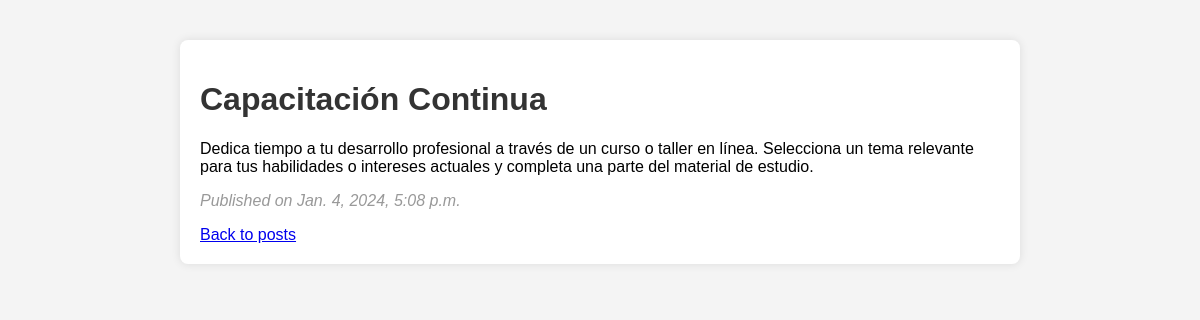
The app's page /posts/4/ with its own data.
### toDo/models.py (models this page shows, shortened)
class Post(models.Model):
    title = models.CharField(max_length=200)
    content = models.TextField()
    pub_date = models.DateTimeField(default=timezone.now)

### toDo/views.py (the view)
# urls.py: path('posts/<int:pk>/', post_detail, name='post-detail-template'),
def post_detail(request, pk):
    post = get_object_or_404(Post, pk=pk)
    return render(request, 'post_detail.html', {'post': post})

### toDo/templates/post_detail.html (shortened to what this page needs)
{% extends 'base.html' %}
{% block content %}
    <h1>{{ post.title }}</h1>
    <p>{{ post.content }}</p>
    <p class="date">Published on {{ post.pub_date }}</p>
    <a href="{% url 'post-list' %}">Back to posts</a>
{% endblock %}

### toDo/static/toDo/style.css (style rules this page uses)
body { font-family: Arial, sans-serif; margin: 20px; padding: 20px; background-color: #f4f4f4; }
h1 { color: #333; }
p.date { color: #999; font-style: italic; }

### records on screen
Post: title "Capacitación Continua", content "Dedica tiempo a tu desarrollo profesional a través de un curso o taller en línea. Selecciona un tema relevante para tus habilidades o intereses actuales y completa una parte del material de estudio.", pub_date "Jan. 4, 2024, 5:08 p.m."
